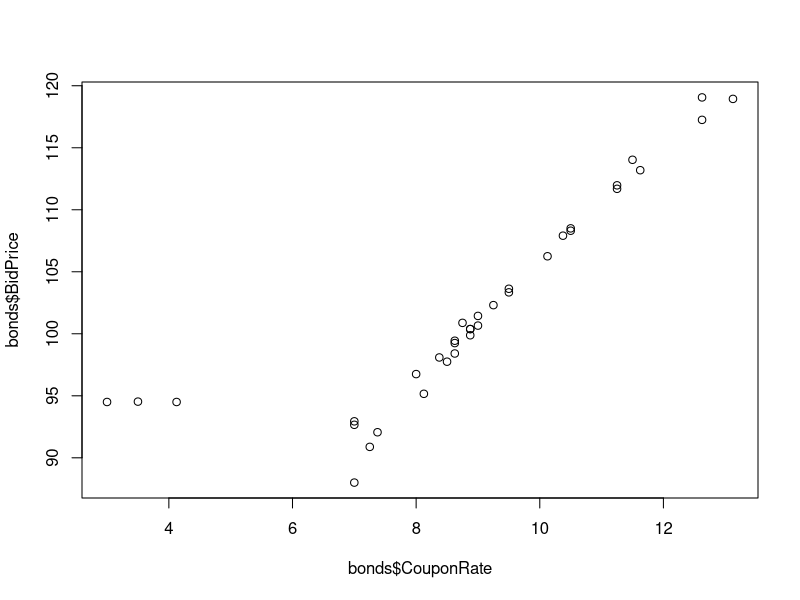
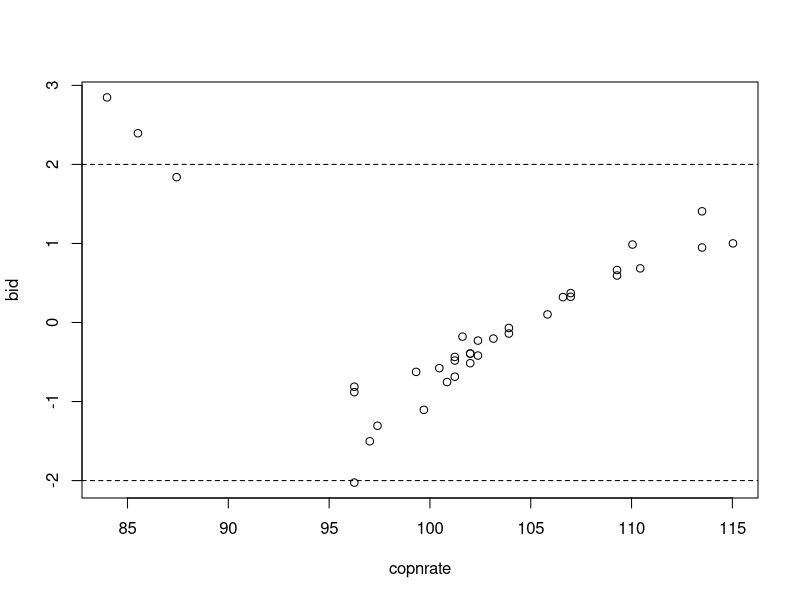

The R script that drew these images, in order:
bonds<-read.delim("bonds.txt",row.names=1)


summary(bonds)
plot(bonds$CouponRate ,bonds$BidPrice)

bondsmod=lm(bonds$BidPrice~bonds$CouponRate)

plot(bondsmod$fitted.values ,rstandard(bondsmod),
     xlab = "copnrate",
     ylab="bid")
abline(h=2,lty=2)
abline(h=-2,lty=2)
identify(bondsmod$fitted.values,rstandard(bondsmod))
